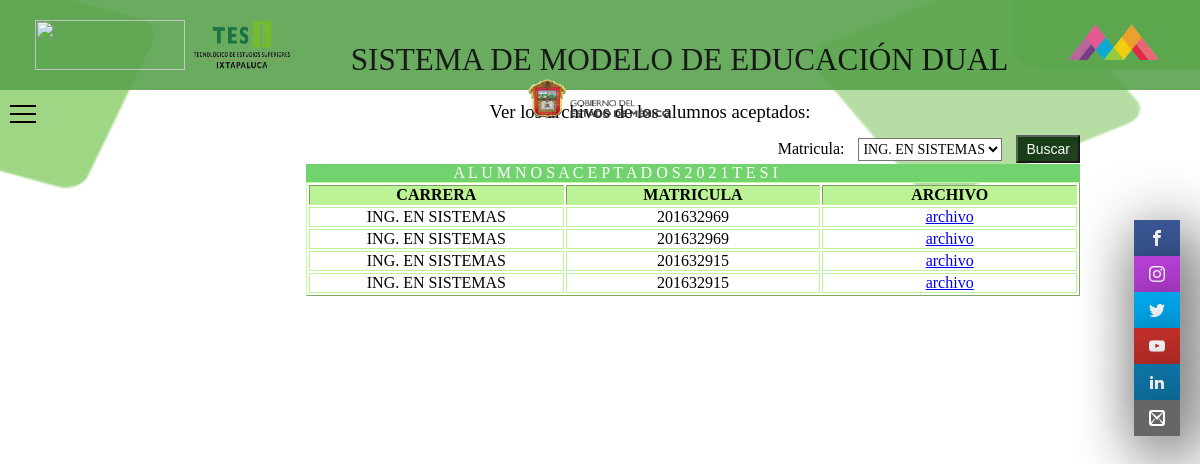
The page /aceptados.php (signed in) on the database its author committed.
### tables this page shows
CREATE TABLE `archivosaceptados` (
  `id_aceptados` int(11) NOT NULL,
  `matricula` int(10) NOT NULL,
  `carrera` varchar(100) NOT NULL,
  `archivo` mediumblob NOT NULL,
  `extension` varchar(255) NOT NULL
);

### aceptados.php (the view, shortened to what this page needs)
<?php
  $conexion=mysqli_connect('localhost','id16929386_modelodual','iU3EUE^6G<IzwOH$','id16929386_sistemadual');
 ?>
<!DOCTYPE html>
<html>
  <head>
    <link rel="stylesheet" type="text/css" href="css/conveniodiva.css"/>
    <link rel="stylesheet" type="text/css" href="fonts.css"/>
  </head>
<body class="grid-container">
  <header class="header">
      <img src="img/tecnm.png" alt="">
      <img src="img/tesi.png" alt="" class="image">
                    SISTEMA DE MODELO DE EDUCACIÓN DUAL
      <img src="img/edomex.png" alt="">
      <img src="img/gobierno.png" alt="">
  </header>
            <navbar class="navbar">
  <div class="screen">
    <div class="modal-container">
        <label id="label" for="input">
          <span class="hamburguer"></span>
          <span class="hamburguer"></span>
          <span class="hamburguer"></span>
        </label>
    </div>
  </div>
</navbar>
  </div>  <sidebar class="sidebar">
      <ul>
          <li><a href="https://www.facebook.com/TESIOficial/" target="_blank" class="icon-facebook"></a></li>
          <li><a href="https://www.instagram.com/tesioficial/" target="_blank" class="icon-instagram"></a></li>
          <li><a href="https://twitter.com/TESIOficial/" target="_blank" class="icon-twitter"></a></li>
          <li><a href="https://www.youtube.com/channel/UCBRZpGRpPlmOqv2c-OehMmA" target="_blank" class="icon-youtube"></a></li>
          <li><a href="https://www.linkedin.com/school/tesi-ixtapaluca/" target="_blank" class="icon-linkedin2"></a></li>
          <li><a href="mailto:dir_dixtapaluca@tesi.edu.mx" target="_blank" class="icon-mail2"></a></li>
      </ul>
  </sidebar>
  <main class="main">
    <h3>Ver los archivos de los alumnos aceptados:<br><br></h3>
    <form class="formulario" method="POST">
      <h4>Matricula:
      <?php
        $sql="SELECT DISTINCT carrera FROM archivosaceptados";
          $result=mysqli_query($conexion,$sql);
        ?>
        <select class="controls" name="carrera">
        <?php
          while($mostrar=mysqli_fetch_array($result)){
        ?>
          <option><?php echo $mostrar['carrera']?></option>
        <?php
          }
        ?>
      </select>
      <button class="boton" name="buscar">Buscar</button></h4>
    </form><br><br>
<?php
  if (isset($_POST['buscar'])) {
    $carrera = $_POST["carrera"];
    $query = "SELECT * FROM archivosaceptados WHERE carrera LIKE '%".$carrera."%'";
    $query_searched = mysqli_query($conexion,$query);
    $count_results = mysqli_num_rows($query_searched);
    ?>
    <table border="1" >
      <p>A L U M N O S  A C E P T A D O S   2 0 2 1  T E S I</p>
    <tr>
      <th>CARRERA</th>
      <th>MATRICULA</th>
      <th>ARCHIVOS</th>
    </tr>
    <?php
    if ($count_results > 0) {
        while ($mostrar = mysqlI_fetch_array($query_searched)) {
          $ruta='archivos/'.$mostrar['matricula'].'/'.$mostrar['archivo'];
            ?>
            <tr>
              <td><center><?php echo $mostrar['carrera'] ?></center></td>
              <td><center><?php echo $mostrar['matricula'] ?></center></td>
              <td><a  target="_blank" href=<?php echo $ruta ?>><center><?php echo 'archivo' ?></center></a></td>
          <?php
        }
        ?>
        </table>
        <?php
    }
}else{
?>
<table border="1" >
  <p>A L U M N O S  A C E P T A D O S  2 0 2 1  T E S I</p>
    <tr>
       <th>CARRERA</th>
      <th>MATRICULA</th>
      <th>ARCHIVO</th>
    </tr>
<?php
    $sql="SELECT * from archivosaceptados";
    $result=mysqli_query($conexion,$sql);
while($mostrar=mysqli_fetch_array($result)){
  $ruta='archivos/'.$mostrar['matricula'].'/'.$mostrar['archivo'];
     ?>
    <tr>
      <td><center><?php echo $mostrar['carrera'] ?></center></td>
      <td><center><?php echo $mostrar['matricula'] ?></center></td>
      <td><a target="_blank"  href=<?php echo $ruta ?>><center><?php echo 'archivo' ?></center></a></td>
    </tr>
  <?php
}
}
   ?>
  </table>
  </main>
</body>
</html>

### css/conveniodiva.css (style rules this page uses)
* { box-sizing:border-box; margin: 0; padding: 0; }
html { height: 100%; }
body { font-family: century gothic; height: 100%; width: 100%; }
.grid-container > * { padding: 20px; }
.grid-container { display: grid; grid-template: "header" auto "navbar" 100px "main" auto "sidebar" 100px; }
@media screen and (min-width: 1050px) { .grid-container { grid-template: "header header header" 90px "navbar main sidebar" auto / 200px auto 100px; } }
.header img { width: 150px; height: 50px; }
.header { grid-area: header; font-size: 31.2px; background: #59a44e; opacity: 0.9; text-align: center; }
.main { text-align: center; grid-area: main; }
.main h3 { font-weight: lighter; text-align: center; }
.sidebar * { margin: 0; padding: 0; -webkit-box-sizing: border-box; -moz-box-sizing: border-box; box-sizing: border-box; }
.sidebar { position: fixed; right: 0; top: 200px; z-index: 2000; }
.sidebar ul { list-style-type: none; }
.sidebar ul li a { box-shadow: 10px 15px 66px black; display: inline-block; color: white; background: black; padding: 10px 15px; text-decoration: none; -webkit-transition: all 500ms ease; -o-transition: all 500ms ease; -transition: all 500ms; }
.sidebar ul li .icon-facebook { background: #3b5998; }
.sidebar ul li .icon-instagram { background: #ba40da; }
.sidebar ul li .icon-twitter { background: #00abf0; }
.sidebar ul li .icon-youtube { background: #c4302b; }
.sidebar ul li .icon-linkedin2 { background: #0e76a8; }
.sidebar ul li .icon-mail2 { background: #666666; }
.navbar { grid-area: navbar; padding: 0px; }
.screen { position: relative; width:250px; height: 560px; overflow:hidden; }
label { cursor:pointer; position:absolute; left:10px; top:15px; width:26px; height:16px; z-index:100; }
.hamburguer, .hidden-hamburger { margin: 0 auto; position:absolute; height:2px; z-index:3; }
.hamburguer { background-color:black; width:100%; }
.modal-container .hamburguer:nth-of-type(2) { transform:translateX(0px); top:50%; width:100%; opacity:1; transition: opacity 0.2s 1.1s, width 0.5s 1.9s, transform 0.5s 1.9s; }
.modal-container .hamburguer:nth-of-type(3) { top:100%; width:100%; }
.modal-container .hamburguer:nth-of-type(1), .modal-container .hamburguer:nth-of-type(3) { transform:rotate(0deg); transition: transform 0.5s, background-color 1s; }
.main h3 { font-weight: lighter; text-align: center; margin: -1% 0 -2% 0; }
table { margin-left: 10%; grid-area: main; width: 90%; border-color: rgb(196, 252, 157); }
th { width: 25%; text-align: center; background-color: #BDF397; border-color: #BDF397 !important; text-transform: uppercase; }
td { width: 10%; text-align: justify; border-spacing: 0; border: 1px solid #BDF397; font-size: 1em; }
.main h4 { font-weight: lighter; }
.main p { margin-left: 10%; background-color: #71D36D; text-align: right; color: white; width: 90%; }
.formulario { float: right; }
.controls { font-family: century gothic; background-color: white; border-radius: 0px; margin: 10px; padding: 2px 0; font-size: 14px; color: black; }
.boton { color: white; text-align: center; padding: 4px 8px; text-decoration: none; font-size: 14px; background-color: #082c07; opacity: 0.9; }

### aceptados.php (style rules this page uses)
body { background-image: url("img/fondotesi.png"); background-size: 100%; -moz-background-size: cover; -ms-background-size: cover; -o-background-size: cover; background-size: cover; background-attachment: fixed; background-repeat: no-repeat; background-position: bottom center; }

### rows shown on the page
archivosaceptados: carrera "ING. EN SISTEMAS", matricula "201632969"
archivosaceptados: carrera "ING. EN SISTEMAS", matricula "201632969"
archivosaceptados: carrera "ING. EN SISTEMAS", matricula "201632915"
archivosaceptados: carrera "ING. EN SISTEMAS", matricula "201632915"

### other values the page prints
form field carrera "ING. EN SISTEMAS"
